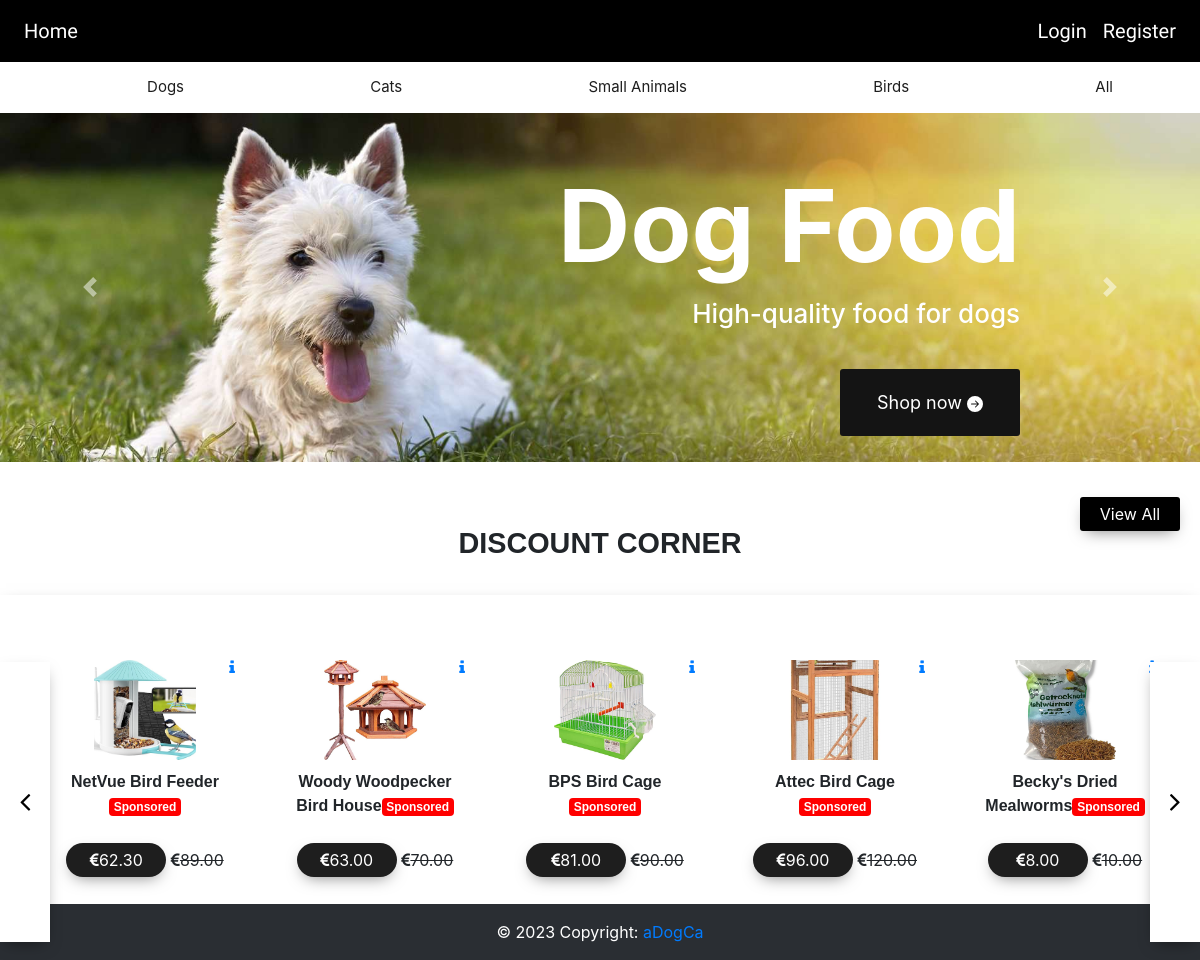
The page / on the database its author committed.
### website/models.py (models this page shows)
class Products(db.Model):
    __searchable__ = ['name', 'description']
    id = db.Column(db.Integer, primary_key=True)
    category = db.Column(db.String(50), nullable=False)
    name = db.Column(db.String(100), nullable=False)
    description = db.Column(db.String(100), nullable=False)
    price = db.Column(db.Numeric(precision=10, scale=2))
    totalPrice = db.Column(db.Numeric(precision=10, scale=2))
    stock = db.Column(db.Integer)
    image1 = db.Column(db.String(120), default='image.jpg')
    image2 = db.Column(db.String(120), default='image.jpg')
    image3 = db.Column(db.String(120), default='image.jpg')
    discount = db.Column(db.String(100), db.ForeignKey('offer_codes.discount_code'))
    discount_percentage = db.Column(db.Integer)
    date = db.Column(db.DateTime(timezone=True), default=func.now())
    user_id = db.Column(db.Integer, db.ForeignKey('user.id'))
    offers = db.Column(db.String(120), default="0", nullable=False)
    offer_img = db.Column(db.String(120), default='image.jpg')
    is_sponsored = db.Column(db.String(120),default="No")

### website/views.py (the view)
@views.route('/')
def home():
    products = Products.query.order_by(desc(Products.is_sponsored)).all()
    discount_percentages = calDiscount(products)
    return render_template("landingPage.html", user=current_user, products=products,
                           discount_percentages=discount_percentages)

### website/views.py (called while the page is built)
def calDiscount(products):
    discount_percentages = {}
    for product in products:
        discount_code = product.discount  # Get the discount code for the current product
        if discount_code:
            offer = OfferCodes.query.filter_by(discount_code=discount_code).first()
            if offer and offer.validity > date.today():
                discount_percentages[product.id] = offer.discount_percentage
            else:
                discount_percentages[product.id] = 0
        else:
            discount_percentages[product.id] = 0
    return discount_percentages

### website/templates/landingPage.html (shortened to what this page needs)
{% extends "base.html" %} {% block title %}HomePage{% endblock %} {% block
content %}
<div id="carouselExample" class="carousel slide" data-bs-ride="carousel">
    <div class="carousel-inner">
        <div class="carousel-item active">
            <img src="/static/img/dog.jpg" class="d-block w-100" alt="Dog Food">
            <div class="carousel-caption">
                <h5 id="seventy_p1">Dog Food</h5>
                <p class="summer_s">High-quality food for dogs</p>
                <a id="shop_now" href="/buyer" type="submit" name="shop now">Shop now
                    <svg xmlns="http://www.w3.org/2000/svg" width="16" height="16" fill="currentColor"
                         class="bi bi-arrow-right-circle-fill" viewBox="0 0 16 16">
                        <path d="M8 0a8 8 0 1 1 0 16A8 8 0 0 1 8 0zM4.5 7.5a.5.5 0 0 0 0 1h5.793l-2.147 2.146a.5.5 0 0 0 .708.708l3-3a.5.5 0 0 0 0-.708l-3-3a.5.5 0 1 0-.708.708L10.293 7.5H4.5z"/>
                    </svg>
                </a>
            </div>
        </div>
    </div>
    <button class="carousel-control-prev" type="button" data-bs-target="#carouselExample" data-bs-slide="prev">
        <span class="carousel-control-prev-icon" aria-hidden="true"></span>
    </button>
    <button class="carousel-control-next" type="button" data-bs-target="#carouselExample" data-bs-slide="next">
        <span class="carousel-control-next-icon" aria-hidden="true"></span>
    </button>
</div>
<div class="section4-header">
    <span class="title centered-text">DISCOUNT CORNER</span>
    <a href="/buyer" class="btn1 viewmore">View All</a>
    <button class="next" onclick='scrollright4()'><i class="fa fa-angle-right"></i></button>
    <button class="previous" onclick='scrollleft4()'><i class="fa fa-angle-left"></i></button>
</div>
<section class="section4" id="section4">
    {% for product in products %}
     {% if discount_percentages.get(product.id, 0) > 0 %}
    <div class="discount-card">
        <img class="product-image" src="/static/img/{{ product.image1 }}" alt="Product">
        <a href="/product/{{ product.id }}"><i class="fa fa-info"></i></a>
        {% if product.is_sponsored == "Yes" %}
        <span class="title">{{ product.name }}</b><span class="badge">Sponsored</span></span>
        {% else %}
        <span class="title">{{ product.name }}</span>
        {% endif %}
        <span class="btn1"><i class="fa fa-euro"></i>{{ product.price - (product.price * discount_percentages.get(product.id) / 100) }}</span>
        <strike><i class="fa fa-euro"></i>{{ product.price }}</strike>
    </div>
    {% endif %}
    {% endfor %}
</section>
<p>asdas</p>
{% endblock %}

### website/static/style.css (style rules this page uses)
body { font-family: 'Montserrat', sans-serif; }
.product-image { object-fit: cover; }
.badge { background-color: red; color: white; padding: 4px 8px; text-align: center; border-radius: 5px; }
.summer_s { font-size: 26px; font-weight: 500; }
#seventy_p1 { font-size: 100px; font-weight: bolder; margin-top: -0.3em; margin-left: 0; }
.carousel-caption { display: flex; flex-direction: column; align-items: flex-end; height: 76%; }
.centered-text { text-align: center; }
#shop_now { border: none; width: 10em; padding: 20px; font-size: 18px; color: white; background-color: rgb(20, 20, 20); border-radius: 3px; margin-top: 20px; }
html { scroll-behavior: smooth; margin: 0; padding: 0; height: 100%; }
body { overflow-x:hidden; font-family: 'Titillium Web', sans-serif; margin: 0; padding: 0; height: 100%; }
:root { scrollbar-color: rgb(210,210,210) rgb(46,54,69) !important; scrollbar-width: thin !important; }
#carouselExample { width: 100%; height: 100%; position: relative; }
.carousel-item { height: 100%; }
.carousel-item img { object-fit: cover; height: 100%; width: 100%; }
.title { font-size:2em; display:block; font-family: 'Yusei Magic', sans-serif; display: block; font-weight: bold; margin: 10px 0; }
.discount-card { display: inline-block; width: 250px; margin: 10px; text-align: center; }
.btn1 { background:#1e1e1e; box-shadow:0px 6px 16px -6px rgba(1,1,1,0.5); color:#fff; padding:5px 10px; transition:0.5s; border:0; outline:none; display:block; width:100px; text-align:center; border-radius:20px; margin:15px 0px; }
a { text-decoration:none; }
.section4 { width:100%; min-height:40vh; overflow-y:hidden; padding:50px 30px; box-shadow:0px 6px 16px -6px rgba(1,1,1,0.5); overflow-x:hidden; position:relative; display:flex; align-items:left; justify-content: left; scrollbar-width:none; scroll-behavior: smooth; }
.section3-header,.section4-header { padding:20px; position:relative; }
.section3-header .title,.section4-header .title { font-size:1.8em; margin-top:5vh; }
.section3-header .viewmore,.section4-header .viewmore { position:absolute; right:20px; top:20px; background:black; border-radius:3px; }
.section3-header,.section4-header { font-size:1em; }
.section3 .discount-card,.section4 .discount-card { padding:15px; min-width:200px; height:350px; display:inline-block; margin:0px 15px; position:relative; }
.section3 .discount-card a,.section4 .discount-card a { position:absolute; top:10px; right:10px; transition:0.5s; }
.section3 .discount-card img,.section4 .discount-card img { width:60%; height:100px; }
.section3 .discount-card .title,.section4 .discount-card .title { font-size:1em; }
.section3 .discount-card .btn1,.section4 .discount-card .btn1 { display:inline-block; }
.section3-header button,.section4-header button { background:#fff; box-shadow:0px 6px 16px -6px rgba(1,1,1,0.5); height:35vh; width:50px; font-size:30px; z-index:111; text-align:center; border:0; outline:none; transition:0.5s; }
.section3-header .next,.section4-header .next { position:absolute; right:0px; top:25vh; z-index:1; }
.section3-header .previous,.section4-header .previous { position:absolute; left:0px; top:25vh; z-index:1; }
.section4 { height:30vh; }

### rows shown on the page
Products: image1 (picture), name "NetVue Bird Feeder", price+id "62.30", price "89.00"
Products: image1 (picture), name "Woody Woodpecker Bird House", price+id "63.00", price "70.00"
Products: image1 (picture), name "BPS Bird Cage", price+id "81.00", price "90.00"
Products: image1 (picture), name "Attec Bird Cage", price+id "96.00", price "120.00"
Products: image1 (picture), name "Becky's Dried Mealworms", price+id "8.00", price "10.00"
